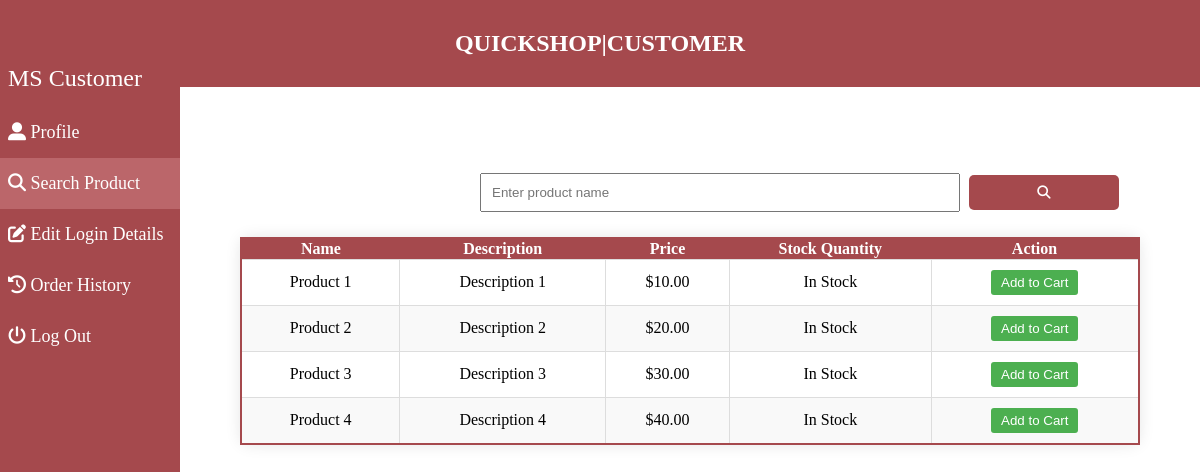
The app's page /Customer-SearchProduct.php with its own data.
### tables this page shows
CREATE TABLE `products` (
  `ProductID` int(11) NOT NULL,
  `Name` varchar(255) NOT NULL,
  `Description` text DEFAULT NULL,
  `Price` decimal(10,2) NOT NULL,
  `StockQuantity` int(11) NOT NULL
);

### Customer-SearchProduct.php (the view, shortened to what this page needs)
<?php include 'connection.php'; ?>
<!DOCTYPE html>
<html lang="en">
<head>
</head>
<body>
  <div id="navbar">
    <h2 style="color:white">QUICKSHOP|CUSTOMER</h2>
  </div>
  <div id="sidenav">
  <a href="Customer-Homepage.php" style="font-size: 24px;">MS Customer</a>
    <a href="Customer-profile.php">
      <i class="fas fa-user-alt"></i>
      Profile
    </a>
    <a href="Customer-SearchProduct.php" id="SearchProduct_txt">
      <i class="fa-solid fa-magnifying-glass"></i>
      Search Product </a>
    <a href="Customer-EditLogin.php">
    <i class="fa-solid fa-pen-to-square"></i>
        Edit Login Details</a>
    <a href="Customer-OrderHistory.php">
      <i class="fa-solid fa-clock-rotate-left"></i>
      Order History</a>
    <a href="Logout.php">
      <i class="fas fa-power-off"></i>
      Log Out</a>
  </div>
  <div id="ViewProducts">
      <input type="text" id="ProductSearch" name="product_name" placeholder="Enter product name">
      <button id="ProductSearchButton" type="submit"><i class="fas fa-search"></i></button>
    <div id="ShowProducts">
      <table id="Catalog">
        <thead>
          <tr>
            <th>Name</th>
            <th>Description</th>
            <th>Price</th>
            <th>Stock Quantity</th>
            <th>Action</th>
          </tr>
        </thead>
        <tbody>
          <?php
          $sql = "SELECT * FROM Products";
          $result = $conn->query($sql);
          if ($result->num_rows > 0) {
            while($row = $result->fetch_assoc()) {
          ?>
          <tr>
            <td><?php echo $row["Name"]; ?></td>
            <td><?php echo $row["Description"]; ?></td>
            <td>$<?php echo $row["Price"]; ?></td>
            <td><?php echo ($row["StockQuantity"] > 0) ? 'In Stock' : 'Out of Stock'; ?></td>
            <td><button style=" padding: 5px 10px; background-color:#4CAF50;color: white;border: none; border-radius: 3px;cursor: pointer;"
            onclick="AddToCart('<?php echo $row['ProductID']; ?>', '<?php echo $row['Name']; ?>','<?php echo $row['Description']; ?>',
            '<?php echo $row['Price']; ?>', '<?php echo $row['StockQuantity']; ?>')">Add to Cart</button></td>
          </tr>
          <?php
            }
          } else {
            echo "<tr><td colspan='6'>Sorry, we don't have that in our stock</td></tr>";
          }
          ?>
        </tbody>
      </table>
    </div>
  </div>
</body>
</html>

### Customer-SearchProduct.php (style rules this page uses)
body { margin: 0; font-family: 'Times New Roman', sans-serif; background-color: #ffffff; }
#navbar { background-color: #A5494D; color: #fff; text-align: center; padding: 10px; }
#sidenav { height: 100%; width: 15%; position: fixed; z-index: 0; top: 0; background-color:#A5494D ; padding-top:50px; text-align: justify; overflow-x: hidden; }
#sidenav a { padding: 15px 8px; text-decoration: none; font-size: 18px; color: #fff; display: block; }
#ViewProducts { margin-top:3%; }
#Catalog { width: 75%; margin: 20px auto; margin-left:20%; border-collapse: collapse; border: 2px solid #A5494D; border-radius: 10px; box-shadow: 0 0 15px rgba(0, 0, 0, 0.1); }
#Catalog td { padding: 10px; border: 1px solid #ddd; text-align: center; }
#Catalog th { background-color: #A5494D; color: white; font-weight: bold; }
#Catalog tbody tr:nth-child(even) { background-color: #f9f9f9; }
#ProductSearch { margin:50px auto; margin-left:40%; padding: 10px; width: 40%; box-sizing: border-box; margin-bottom: 5px; }
#ProductSearchButton { margin:5px; padding: 10px; width: 150px; background-color: #A5494D; color: white; border: none; border-radius: 5px; cursor: pointer; }

### records on screen
products: Name "Product 1", Description "Description 1", Price "10.00", StockQuantity "In Stock"
products: Name "Product 2", Description "Description 2", Price "20.00", StockQuantity "In Stock"
products: Name "Product 3", Description "Description 3", Price "30.00", StockQuantity "In Stock"
products: Name "Product 4", Description "Description 4", Price "40.00", StockQuantity "In Stock"
